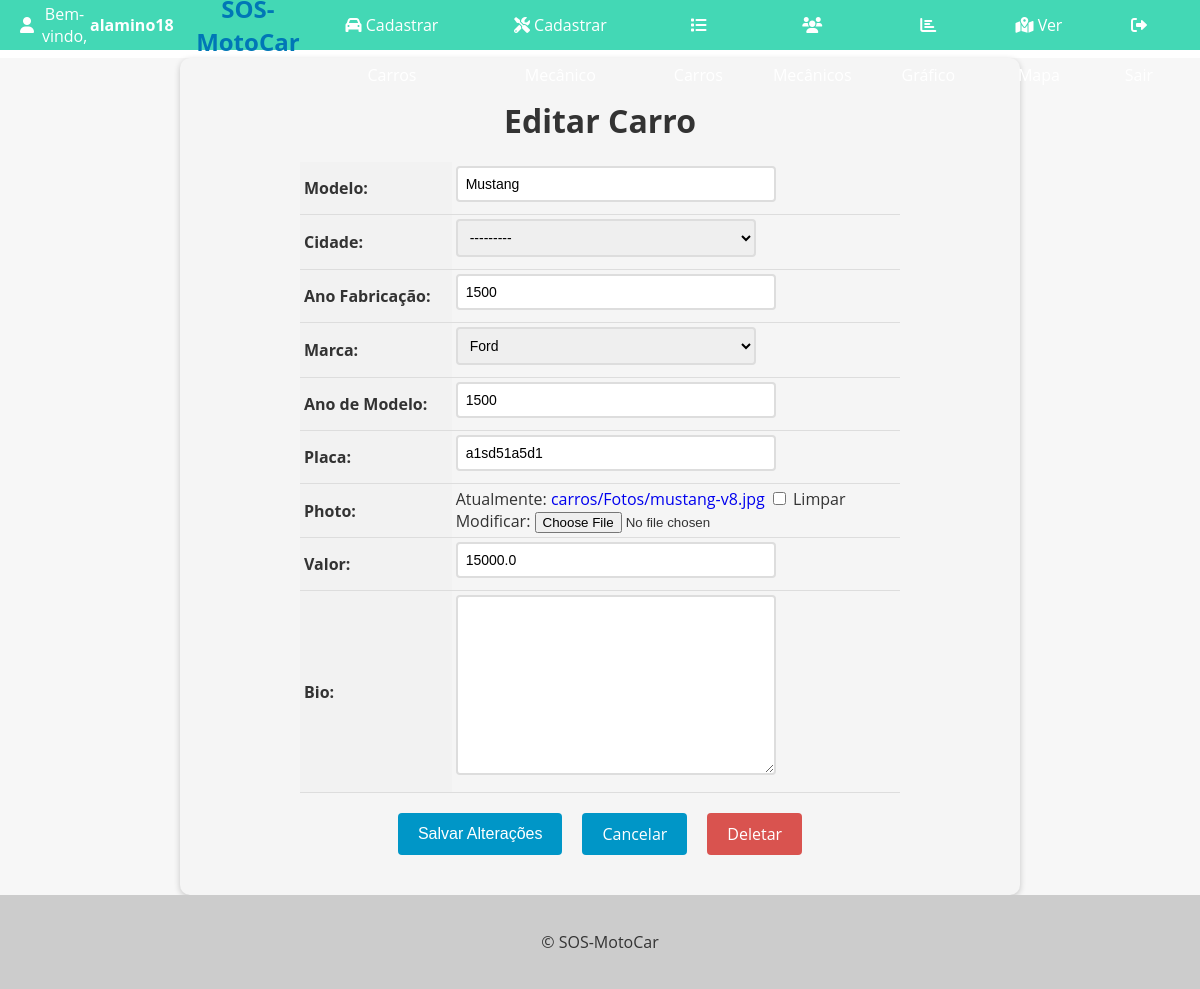
The page /carros/4/update (signed in) on the database as committed earlier.
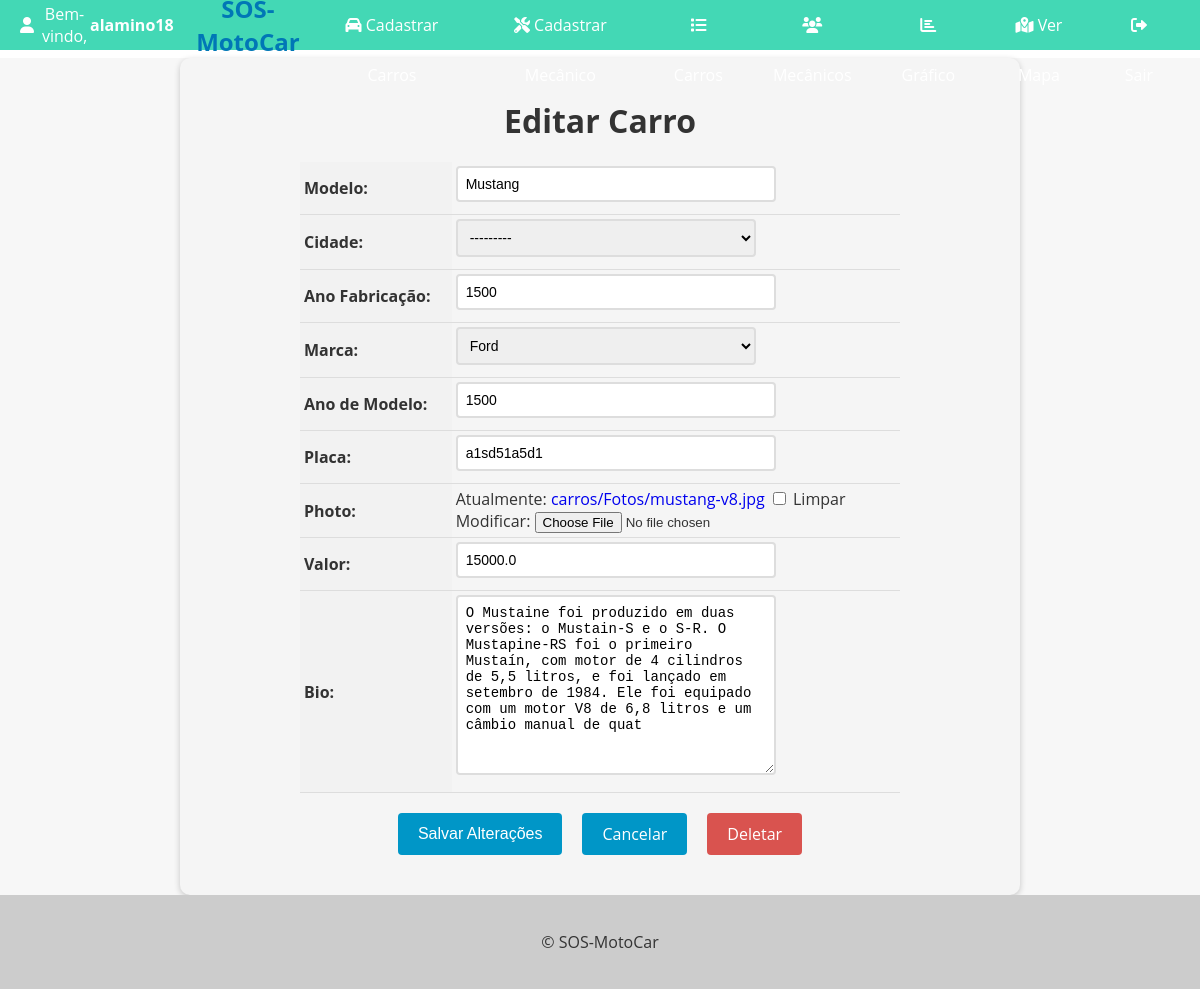
The same page on the database as committed later.
### carros/models.py (models this page shows, shortened)
class Car(models.Model):
    id = models.AutoField(primary_key=True)
    model = models.CharField(max_length=100, blank=True, null=True)
    cidade = models.ForeignKey(Cidade, on_delete=models.PROTECT, related_name='Cidades_Carros' , blank=True, null=True)
    factory_year = models.IntegerField(blank=True, null=True)
    brand = models.ForeignKey(Brand, on_delete=models.PROTECT, related_name='car_brand')
    model_year = models.IntegerField(blank=True, null=True)
    Plate = models.CharField(max_length=10, blank=True, null=True)
    photo = models.ImageField(upload_to='carros/Fotos/', blank=True, null=True)
    value = models.FloatField()
    bio = models.TextField(blank=True, null=True)

class Cidade(models.Model):
    id = models.AutoField(primary_key=True)
    nome = models.CharField(max_length=50)
    def __str__(self):
        return self.nome

class Brand(models.Model):
    id = models.AutoField(primary_key=True)
    name = models.CharField(max_length=200)
    def __str__(self):
        return self.name

### carros/views.py (the view, shortened to what this page needs)
# urls.py: path('carros/<int:pk>/update', CarUpdateView.as_view(), name='car_update'),
@method_decorator(login_required(login_url='login'), name='dispatch')
class CarUpdateView(UpdateView):
    model = Car
    form_class = CarModelForm
    template_name = 'car_update.html'
    success_url = '/carros/'

### carros/forms.py (shortened to what this page needs)
class CarModelForm(forms.ModelForm):
    def __init__(self, *args, **kwargs):
        super(CarModelForm, self).__init__(*args, **kwargs)
    class Meta:
        model = Car
        fields = '__all__'
        labels = {
            "model": "Modelo",
            'brand': 'Marca',
            'factory_year': 'Ano Fabricação',
            'model_year': 'Ano de Modelo',
            'Plate': 'Placa',
            'value': 'Valor',
            'cidade': 'Cidade',
        }

### carros/templates/car_update.html (shortened to what this page needs)
{% extends "base.html" %}
{% block content %}
  <form method="post" enctype="multipart/form-data">
    <h1>Editar Carro</h1>
    <table>
      {{ form.as_table }}
    </table>
    <div>
      <div class="buttons-container">
        <input type="submit" value="Salvar Alterações" class="btn btn-primary">
        <a href="{% url 'cars_list' %}" class="btn btn-secondary">Cancelar</a>
        <a href="{% url 'car_delete' pk=object.pk %}" class="btn btn-danger">Deletar</a>
      </div>
    </div>
  </form>
{% endblock %}

Rows that differ between the two databases and show on the page:
changed Car "Mustang": bio (not shown) → "O Mustaine foi produzido em duas versões: o Mustain-S e o S-R. O Mustapine-RS foi o primeiro Mustaín, com motor de 4 cilindros de 5,5 litros, e foi lançado em setembro de 1984. Ele foi equipado com um motor V8 de 6,8 litros e um câmbio manual de quat"
